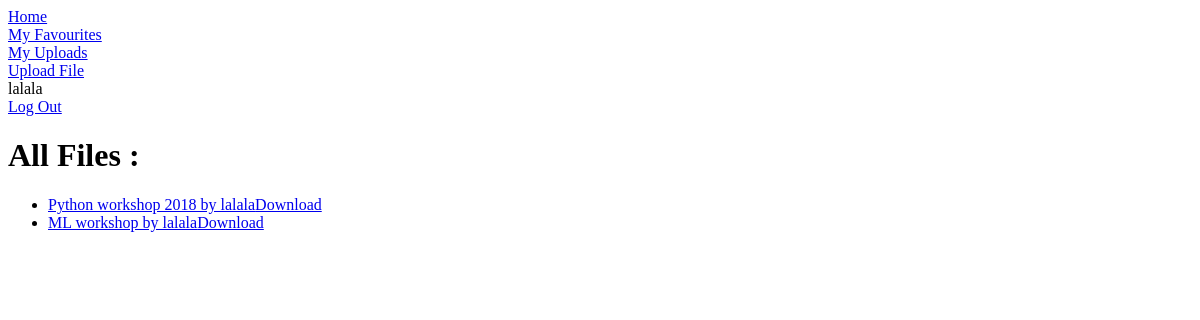
The app's page /Resource/all/ (signed in), older data.
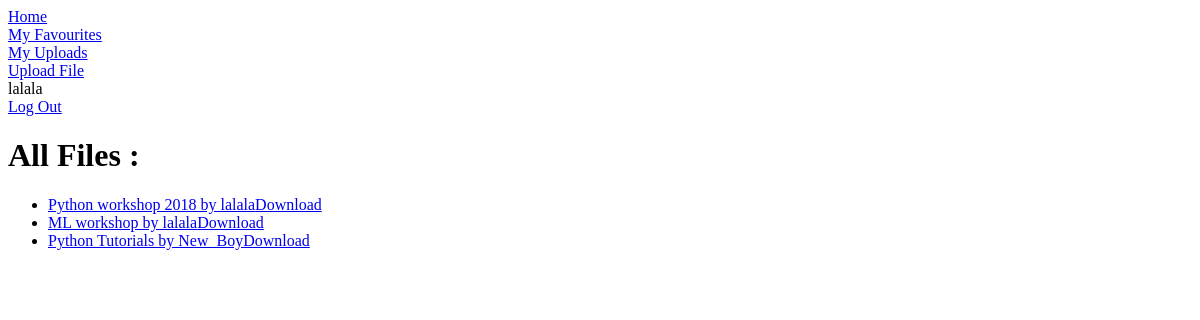
The same page, newer data.
### Resource/models.py (models this page shows, shortened)
class ResFile(models.Model):
    title = models.CharField(max_length=200)
    description = models.CharField(max_length=1500)
    category = models.ForeignKey(Category, null=True,  on_delete = models.SET_NULL)
    tags = models.CharField(max_length=500)
    file = models.FileField(upload_to='uploads/', null=True)
    uploader = models.ForeignKey(User, on_delete=models.CASCADE, null=True)
    date = models.DateTimeField(default=datetime.now, blank=True)
    def __str__(self):
        return self.title+' by '+self.uploader.username

### Resource/views.py (the view)
# urls.py: path('all/', views.all_files_view, name="all_files_view"),
@login_required
def all_files_view(request):
    files = ResFile.objects.all()
    context = {
        'files' : files,
        'title' : 'All Files',
    }
    return render(request, 'Resource/category_view.html', context)

### Resource/templates/Resource/category_view.html
{% extends 'Resource/base.html' %}
{% block body %}
    <h1>{{ title }} :</h1>
    {% if files %}
        <ul>
        {% for file in files %}
            <li><a href="#" onclick="sendData({{file.id}})">{{ file }}</a><a href="{% url 'Resource:download' file.id %}">Download</a></li>
        {% endfor %}
    {% else %}
        <p>Sorry no file under such category found</p>
    {% endif %}
{% endblock %}

Row changes from the older to the newer data that the page shows:
added ResFile: title+uploader "Python Tutorials by New_Boy"
